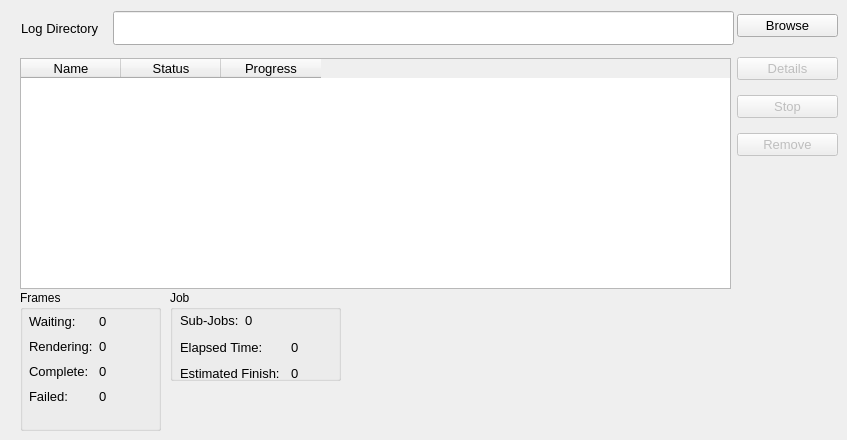
       <widget class="QWidget" name="toolboxJobs">
        <attribute name="title">
         <string>Jobs</string>
        </attribute>
        <attribute name="toolTip">
         <string>View curently active jobs</string>
        </attribute>
        <widget class="QTableWidget" name="currentJobs">
         <property name="geometry">
          <rect>
           <x>20</x>
           <y>58</y>
           <width>711</width>
           <height>231</height>
          </rect>
         </property>
         <property name="font">
          <font>
           <pointsize>10</pointsize>
           <weight>50</weight>
           <bold>false</bold>
          </font>
         </property>
         <property name="mouseTracking">
          <bool>true</bool>
         </property>
         <property name="contextMenuPolicy">
          <enum>Qt::CustomContextMenu</enum>
         </property>
         <property name="editTriggers">
          <set>QAbstractItemView::NoEditTriggers</set>
         </property>
         <property name="alternatingRowColors">
          <bool>true</bool>
         </property>
         <property name="selectionMode">
          <enum>QAbstractItemView::SingleSelection</enum>
         </property>
         <property name="selectionBehavior">
          <enum>QAbstractItemView::SelectRows</enum>
         </property>
         <column>
          <property name="text">
           <string>Name</string>
          </property>
         </column>
         <column>
          <property name="text">
           <string>Status</string>
          </property>
         </column>
         <column>
          <property name="text">
           <string>Progress</string>
          </property>
         </column>
        </widget>
        <widget class="QGroupBox" name="groupBox_2">
         <property name="geometry">
          <rect>
           <x>20</x>
           <y>290</y>
           <width>141</width>
           <height>141</height>
          </rect>
         </property>
         <property name="font">
          <font>
           <weight>50</weight>
           <bold>false</bold>
          </font>
         </property>
         <property name="title">
          <string>Frames</string>
         </property>
         <widget class="QWidget" name="layoutWidget">
          <property name="geometry">
           <rect>
            <x>9</x>
            <y>20</y>
            <width>101</width>
            <height>100</height>
           </rect>
          </property>
          <layout class="QGridLayout">
           <item row="0" column="0">
            <widget class="QLabel" name="label_44">
             <property name="sizePolicy">
              <sizepolicy hsizetype="Fixed" vsizetype="Fixed">
               <horstretch>0</horstretch>
               <verstretch>0</verstretch>
              </sizepolicy>
             </property>
             <property name="font">
              <font>
               <pointsize>10</pointsize>
               <weight>50</weight>
               <bold>false</bold>
              </font>
             </property>
             <property name="text">
              <string>Waiting:</string>
             </property>
            </widget>
           </item>
           <item row="0" column="1">
            <widget class="QLabel" name="jobs_frames_waiting">
             <property name="font">
              <font>
               <pointsize>10</pointsize>
              </font>
             </property>
             <property name="text">
              <string>0</string>
             </property>
            </widget>
           </item>
           <item row="1" column="0">
            <widget class="QLabel" name="label_28">
             <property name="sizePolicy">
              <sizepolicy hsizetype="Fixed" vsizetype="Fixed">
               <horstretch>0</horstretch>
               <verstretch>0</verstretch>
              </sizepolicy>
             </property>
             <property name="font">
              <font>
               <pointsize>10</pointsize>
               <weight>50</weight>
               <bold>false</bold>
              </font>
             </property>
             <property name="text">
              <string>Rendering:</string>
             </property>
            </widget>
           </item>
           <item row="1" column="1">
            <widget class="QLabel" name="jobs_frames_rendering">
             <property name="font">
              <font>
               <pointsize>10</pointsize>
              </font>
             </property>
             <property name="text">
              <string>0</string>
             </property>
            </widget>
           </item>
           <item row="2" column="0">
            <widget class="QLabel" name="label_31">
             <property name="sizePolicy">
              <sizepolicy hsizetype="Fixed" vsizetype="Fixed">
               <horstretch>0</horstretch>
               <verstretch>0</verstretch>
              </sizepolicy>
             </property>
             <property name="font">
              <font>
               <pointsize>10</pointsize>
               <weight>50</weight>
               <bold>false</bold>
              </font>
             </property>
             <property name="text">
              <string>Complete:</string>
             </property>
            </widget>
           </item>
           <item row="2" column="1">
            <widget class="QLabel" name="jobs_frames_complete">
             <property name="font">
              <font>
               <pointsize>10</pointsize>
              </font>
             </property>
             <property name="text">
              <string>0</string>
             </property>
            </widget>
           </item>
           <item row="3" column="0">
            <widget class="QLabel" name="label_32">
             <property name="sizePolicy">
              <sizepolicy hsizetype="Fixed" vsizetype="Fixed">
               <horstretch>0</horstretch>
               <verstretch>0</verstretch>
              </sizepolicy>
             </property>
             <property name="font">
              <font>
               <pointsize>10</pointsize>
               <weight>50</weight>
               <bold>false</bold>
              </font>
             </property>
             <property name="text">
              <string>Failed:</string>
             </property>
            </widget>
           </item>
           <item row="3" column="1">
            <widget class="QLabel" name="jobs_frames_failed">
             <property name="font">
              <font>
               <pointsize>10</pointsize>
              </font>
             </property>
             <property name="text">
              <string>0</string>
             </property>
            </widget>
           </item>
          </layout>
         </widget>
        </widget>
        <widget class="QGroupBox" name="groupBox_4">
         <property name="geometry">
          <rect>
           <x>170</x>
           <y>290</y>
           <width>171</width>
           <height>91</height>
          </rect>
         </property>
         <property name="font">
          <font>
           <weight>50</weight>
           <bold>false</bold>
          </font>
         </property>
         <property name="title">
          <string>Job</string>
         </property>
         <widget class="QWidget" name="layoutWidget">
          <property name="geometry">
           <rect>
            <x>10</x>
            <y>20</y>
            <width>151</width>
            <height>74</height>
           </rect>
          </property>
          <layout class="QGridLayout">
           <item row="0" column="0">
            <widget class="QLabel" name="label_34">
             <property name="font">
              <font>
               <pointsize>10</pointsize>
              </font>
             </property>
             <property name="text">
              <string>Sub-Jobs:</string>
             </property>
            </widget>
           </item>
           <item row="0" column="1" colspan="2">
            <widget class="QLabel" name="jobs_job_subjobs">
             <property name="font">
              <font>
               <pointsize>10</pointsize>
              </font>
             </property>
             <property name="text">
              <string>0</string>
             </property>
            </widget>
           </item>
           <item row="1" column="0" colspan="2">
            <widget class="QLabel" name="jobs_job_estimated_finish_label_2">
             <property name="font">
              <font>
               <pointsize>10</pointsize>
              </font>
             </property>
             <property name="text">
              <string>Elapsed Time:</string>
             </property>
            </widget>
           </item>
           <item row="1" column="2">
            <widget class="QLabel" name="jobs_job_elapsed_time">
             <property name="font">
              <font>
               <pointsize>10</pointsize>
              </font>
             </property>
             <property name="text">
              <string>0</string>
             </property>
            </widget>
           </item>
           <item row="2" column="0" colspan="2">
            <widget class="QLabel" name="jobs_job_estimated_finish_label">
             <property name="font">
              <font>
               <pointsize>10</pointsize>
              </font>
             </property>
             <property name="text">
              <string>Estimated Finish:</string>
             </property>
            </widget>
           </item>
           <item row="2" column="2">
            <widget class="QLabel" name="jobs_job_estimated_finish">
             <property name="font">
              <font>
               <pointsize>10</pointsize>
              </font>
             </property>
             <property name="text">
              <string>0</string>
             </property>
            </widget>
           </item>
          </layout>
         </widget>
        </widget>
        <widget class="QWidget" name="layoutWidget">
         <property name="geometry">
          <rect>
           <x>737</x>
           <y>5</y>
           <width>101</width>
           <height>223</height>
          </rect>
         </property>
         <layout class="QVBoxLayout">
          <item>
           <widget class="QPushButton" name="browseForLogDir">
            <property name="font">
             <font>
              <pointsize>10</pointsize>
              <weight>50</weight>
              <bold>false</bold>
             </font>
            </property>
            <property name="statusTip">
             <string>Browse for a new directory to place log in</string>
            </property>
            <property name="text">
             <string>Browse</string>
            </property>
           </widget>
          </item>
          <item>
           <spacer>
            <property name="orientation">
             <enum>Qt::Vertical</enum>
            </property>
            <property name="sizeType">
             <enum>QSizePolicy::Fixed</enum>
            </property>
            <property name="sizeHint" stdset="0">
             <size>
              <width>20</width>
              <height>5</height>
             </size>
            </property>
           </spacer>
          </item>
          <item>
           <widget class="QPushButton" name="jobsDetails">
            <property name="enabled">
             <bool>false</bool>
            </property>
            <property name="font">
             <font>
              <pointsize>10</pointsize>
              <weight>50</weight>
              <bold>false</bold>
             </font>
            </property>
            <property name="text">
             <string>Details</string>
            </property>
           </widget>
          </item>
          <item>
           <widget class="QPushButton" name="jobsStop">
            <property name="enabled">
             <bool>false</bool>
            </property>
            <property name="font">
             <font>
              <pointsize>10</pointsize>
              <weight>50</weight>
              <bold>false</bold>
             </font>
            </property>
            <property name="text">
             <string>Stop</string>
            </property>
           </widget>
          </item>
          <item>
           <widget class="QPushButton" name="jobsRemove">
            <property name="enabled">
             <bool>false</bool>
            </property>
            <property name="font">
             <font>
              <pointsize>10</pointsize>
              <weight>50</weight>
              <bold>false</bold>
             </font>
            </property>
            <property name="text">
             <string>Remove</string>
            </property>
           </widget>
          </item>
          <item>
           <spacer>
            <property name="orientation">
             <enum>Qt::Vertical</enum>
            </property>
            <property name="sizeType">
             <enum>QSizePolicy::Fixed</enum>
            </property>
            <property name="sizeHint" stdset="0">
             <size>
              <width>20</width>
              <height>60</height>
             </size>
            </property>
           </spacer>
          </item>
         </layout>
        </widget>
        <widget class="QLineEdit" name="logDir">
         <property name="geometry">
          <rect>
           <x>113</x>
           <y>11</y>
           <width>621</width>
           <height>34</height>
          </rect>
         </property>
         <property name="font">
          <font>
           <pointsize>10</pointsize>
           <weight>50</weight>
           <bold>false</bold>
          </font>
         </property>
         <property name="statusTip">
          <string>Directory to send log files to</string>
         </property>
        </widget>
        <widget class="QLabel" name="label_33">
         <property name="geometry">
          <rect>
           <x>21</x>
           <y>3</y>
           <width>91</width>
           <height>50</height>
          </rect>
         </property>
         <property name="font">
          <font>
           <pointsize>10</pointsize>
           <weight>50</weight>
           <bold>false</bold>
          </font>
         </property>
         <property name="text">
          <string>Log Directory</string>
         </property>
        </widget>
       </widget>
